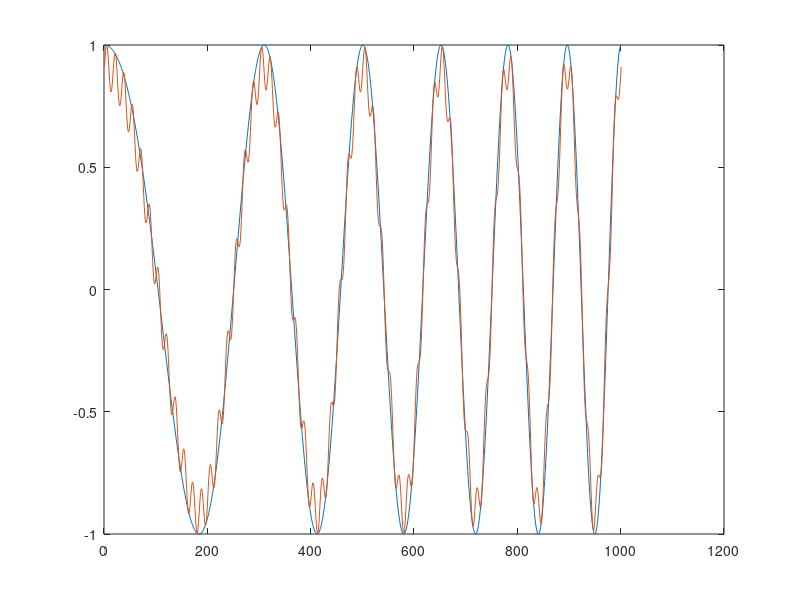

Reproduce this figure in MATLAB. (Note: this script raises an error after producing the figure.)
close all
clear all
clc

fs=1000;
T=1/fs;
t=0:T:1;

x=chirp(t,2,1,10);

ruido=.1*sin(2*pi*t*60);
x_ruido=x+ruido;
x_ruido=x_ruido-min(x_ruido);
x_ruido=x_ruido/max(x_ruido);
x_ruido=(x_ruido*2)-1;

plot(x)
hold on,
plot(x_ruido)
figure,

spectrogram(x_ruido,256,250,256,fs,'yaxis')

[b,a]=butter(4,25/(fs/2));
x_filtrado=filter(b,a,x_ruido);
figure,
plot(x_filtrado)
hold on,
plot(x_ruido)

figure,

spectrogram(x_filtrado,256,20,256,fs,'yaxis')
